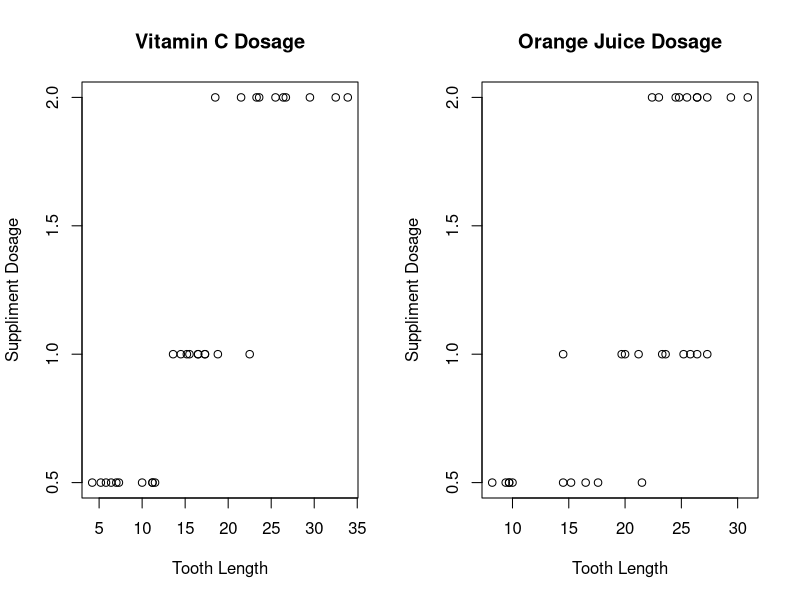

The R script that drew this image: (Note: this script raises an error after producing the figure.)
## ---- chunk 1
# load the data and display the summary.
data("ToothGrowth")
summary(ToothGrowth)
## ---- chunk 2
match("OJ", ToothGrowth$supp)
## ---- chunk 3
# pull out the data to make it easier to plot via reference
toothLength <- ToothGrowth$len
toothDose   <- ToothGrowth$dose

par(mfrow = c(1,2))
vitaminC <- plot(toothLength[ 1:30], toothDose[ 1:30], main="Vitamin C Dosage", xlab="Tooth Length", ylab="Suppliment Dosage")
orangeJ  <- plot(toothLength[31:60], toothDose[31:60], main="Orange Juice Dosage", xlab="Tooth Length", ylab="Suppliment Dosage")
## ---- chunk 4
library(reshape2)
alteredTeeth <- dcast(ToothGrowth, supp + len ~ dose)
t.test(len ~ supp, paired = F, var.equal = T, data = alteredTeeth)$conf
